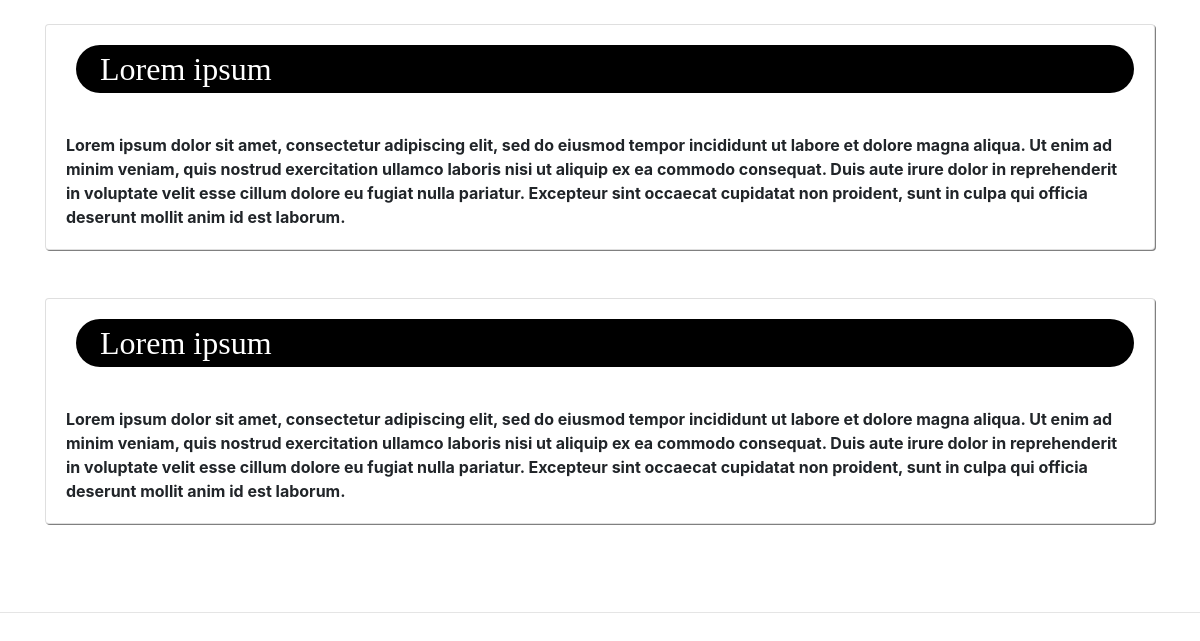
Page /brandblog.php?brands=Souq on the committed database.
### tables this page shows
CREATE TABLE `articleforbrand` (
  `id` int(30) NOT NULL,
  `brand_name` varchar(30) NOT NULL,
  `titleEn` varchar(100) NOT NULL,
  `articleEn` text NOT NULL,
  `titleAr` varchar(30) NOT NULL,
  `articleAr` text NOT NULL
);

### brandblog.php (the view, shortened to what this page needs)
<head>
    <link rel="stylesheet" href="https://maxcdn.bootstrapcdn.com/bootstrap/4.0.0/css/bootstrap.min.css">
    <link href="//maxcdn.bootstrapcdn.com/font-awesome/4.7.0/css/font-awesome.min.css" rel="stylesheet">
</head>
  <?php
    $brands = $_GET['brands'];
?>
<?php
require_once 'con.php';
$result = $link->query("SELECT  * FROM `articleforbrand` WHERE `brand_name`='" . $brands. "'");
  $rows = $result->num_rows;
  if($rows > 0){
    $cols = 3;
$counter = 1;
$nbsp = $cols - ($rows % $cols);
$container_class = 'container';
$row_class = 'row';
$col_class = 'col-md-12';
echo '<div class="'.$container_class.'">';
         while($item = $result->fetch_assoc()){
          if(($counter % $cols) == 1) {
            echo '<div class="'.$row_class.'">';
            }
          echo '<div class="'.$col_class.'"> ';
          echo '<div style=" width:100%;" class="card mb-5 shadow-sm">  ';
          echo '<div class="card-body">  ';
          echo '<p style="font-family:Kalam; margin-left:10px;  border-radius: 25px; font-size: 200%; color:white; background-color:'?>
          <?php
          $brands = $_GET['brands'];
          $result2 = $link->query("SELECT * FROM `brand` WHERE country='sa' AND statu='active' AND brands='" . $brands. "'  ");
          $color = $result2->fetch_assoc();
          echo $color['hex']?>;">
          <?php echo '
          &nbsp;&nbsp;&nbsp;'.$item['titleEn'].'</p> <br>';
          echo '<span style="font-weight: bold;">'.$item['articleEn'].'</span> &nbsp';
          echo '</div></div></div><br>';
          ?>
<?php
  $counter++;
  }
  if($nbsp > 0) {
  for ($i = 0; $i < $nbsp; $i++) {
  echo '<div class="'.$col_class.'">&nbsp;</div>';
  }
  echo '</div>';
  }
         echo '</div>';
}
?>
<hr>

### brandblog.php (style rules this page uses)
.card { box-shadow: 1px 1px grey; }

### rows in the picture
articleforbrand: titleEn "Lorem ipsum", articleEn "Lorem ipsum dolor sit amet, consectetur adipiscing elit, sed do eiusmod tempor incididunt ut labore et dolore magna aliqua. Ut enim ad minim veniam, quis nostrud exercitation ullamco laboris nisi ut aliquip ex ea commodo consequat. Duis aute irure dolor in reprehenderit in voluptate velit esse cillum dolore eu fugiat nulla pariatur. Excepteur sint occaecat cupidatat non proident, sunt in culpa qui officia deserunt mollit anim id est laborum."
articleforbrand: titleEn "Lorem ipsum", articleEn "Lorem ipsum dolor sit amet, consectetur adipiscing elit, sed do eiusmod tempor incididunt ut labore et dolore magna aliqua. Ut enim ad minim veniam, quis nostrud exercitation ullamco laboris nisi ut aliquip ex ea commodo consequat. Duis aute irure dolor in reprehenderit in voluptate velit esse cillum dolore eu fugiat nulla pariatur. Excepteur sint occaecat cupidatat non proident, sunt in culpa qui officia deserunt mollit anim id est laborum."
